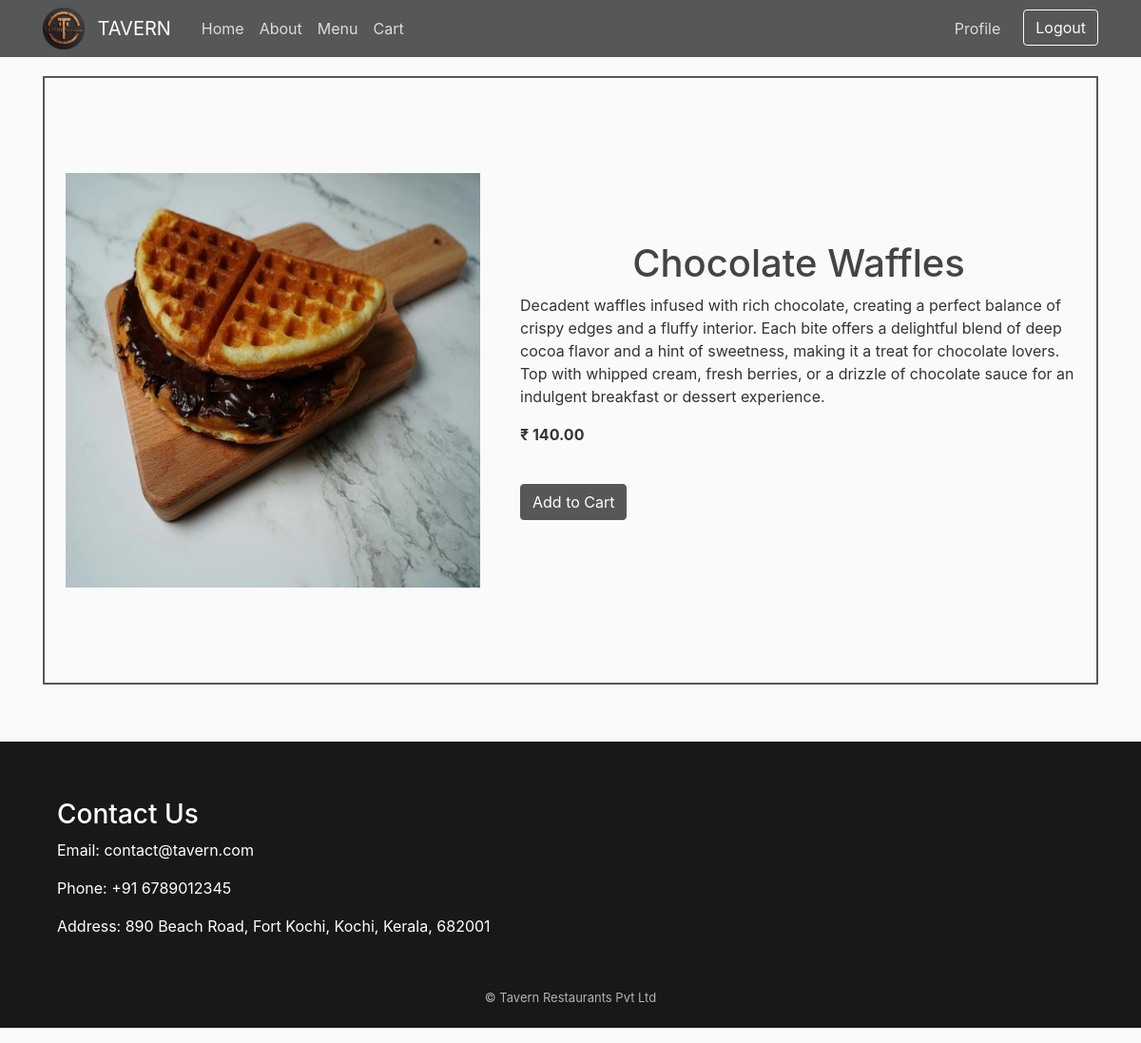
The page /menu/19 (signed in) on the database its author committed.
### menu/models.py (models this page shows, shortened)
class Menu(models.Model):
    title = models.CharField(max_length=100)
    content = models.TextField()
    date_posted = models.DateTimeField(default=timezone.now)
    price = models.DecimalField(max_digits=10, decimal_places=2)
    image = models.ImageField(default="menu/default.jpg", upload_to="menu")

### menu/views.py (the view)
# urls.py: path('menu/<int:pk>', MenuDetailView.as_view(), name='menu-detail'),
class MenuDetailView(LoginRequiredMixin, DetailView):
    model = Menu
    template_name = "menu/menu_detail.html"
    context_object_name = "menu"

### menu/templates/menu/menu_detail.html (shortened to what this page needs)
{% extends "menu/base.html" %} {% load static %} {% block head %}
<link rel="stylesheet" href="{% static 'menu/menu-detail.css' %}" />
{% endblock head%} {% block content %}
<div class="mditem">
  <img src="{{ menu.image.url }}" class="mdimage" alt="{{ menu.title }}" />
  <div class="card-body menuCard">
    <h1 class="mdtitle">{{ menu.title }}</h1>
    <p class="desc">{{ menu.content }}</p>
    <p class="price"><strong>₹ {{ menu.price }}</strong></p>
    <div class="cartBtns">
      <div class="addBtnGroup">
        <button type="button" class="btn btn-primary addtoCart">
          Add to Cart
        </button>
      </div>
    </div>
  </div>
</div>
{% endblock content %}

### menu/static/menu/main.css (style rules this page uses)
body { background: #fafafa; color: #333333; margin-top: 5rem; }
h1, h2, h3, h4, h5, h6 { color: #444444; }
.btn-primary { background-color: #555759; border-color: #555759; }

### menu/static/menu/menu-detail.css (style rules this page uses)
.mditem { display: flex; justify-content: center; align-items: center; border: 2px solid #555759; height: 80vh; }
.mdimage { padding: 2%; border-radius: 3%; width: 40vw; }
.mdtitle { text-align: center; font-weight: 500; }

### rows shown on the page
Menu: image (picture), title "Chocolate Waffles", content "Decadent waffles infused with rich chocolate, creating a perfect balance of crispy edges and a fluffy interior. Each bite offers a delightful blend of deep cocoa flavor and a hint of sweetness, making it a treat for chocolate lovers. Top with whipped cream, fresh berries, or a drizzle of chocolate sauce for an indulgent breakfast or dessert experience.", price "140.00"
